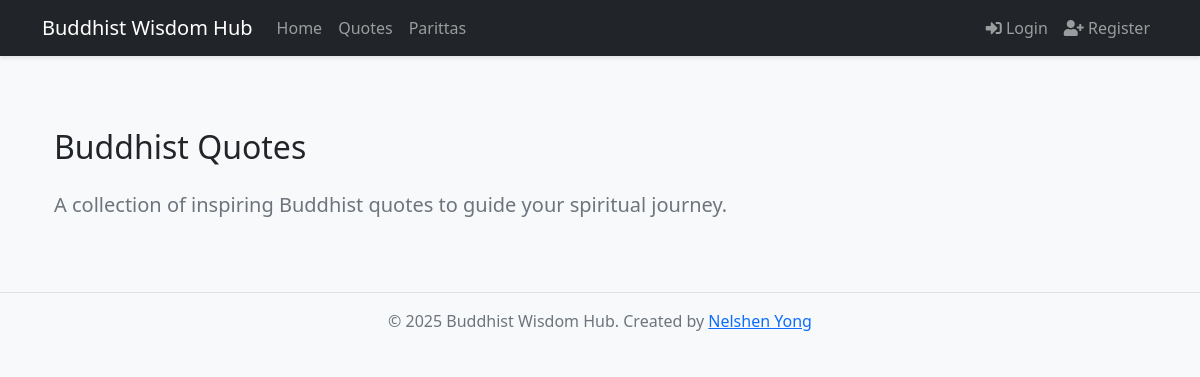
/quotes, run on an earlier commit of the app's database.
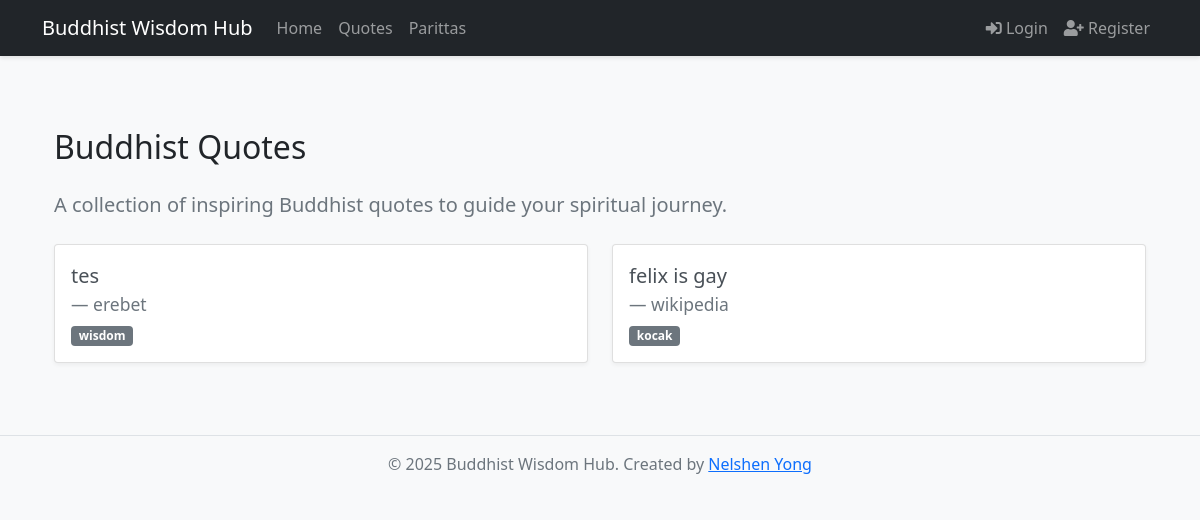
And on a later commit of the database.
### app.py (models this page shows)
class Quote(db.Model):
    __tablename__ = 'quotes'
    id = db.Column(db.Integer, primary_key=True)
    content = db.Column(db.Text, nullable=False)
    source = db.Column(db.String(200))
    category = db.Column(db.String(50))
    date_added = db.Column(db.DateTime, default=datetime.utcnow)
    favorites = db.relationship('Favorite', backref='quote', lazy=True)

### app.py (the view)
@app.route('/quotes')
def quotes():
    quotes = Quote.query.order_by(Quote.date_added.desc()).all()
    return render_template('quotes.html', quotes=quotes)

### app.py (called while the page is built)
@app.context_processor
def utility_processor():
    return dict(get_current_user=get_current_user)

### templates/quotes.html (shortened to what this page needs)
{% extends "base.html" %}  {% block content %}
<div class="container mt-5">
  <h2 class="mb-4">Buddhist Quotes</h2>
  <p class="lead mb-4">
    A collection of inspiring Buddhist quotes to guide your spiritual journey.
  </p>
  <div class="row">
    {% for quote in quotes %}
    <div class="col-md-6 mb-4">
      <div class="card h-100">
        <div class="card-body">
          <blockquote class="blockquote mb-0">
            <p class="card-text">{{ quote.content }}</p>
            {% if quote.source %}
            <footer class="blockquote-footer">{{ quote.source }}</footer>
            {% endif %}
          </blockquote>
          {% if quote.category %}
          <span class="badge bg-secondary mt-2">{{ quote.category }}</span>
          {% endif %}
        </div>
      </div>
    </div>
    {% endfor %}
  </div>
</div>
{% endblock %}

What changed in the data, as far as the page shows it:
added Quote: content "tes", source "erebet", category "wisdom"
added Quote: content "felix is gay", source "wikipedia", category "kocak"
